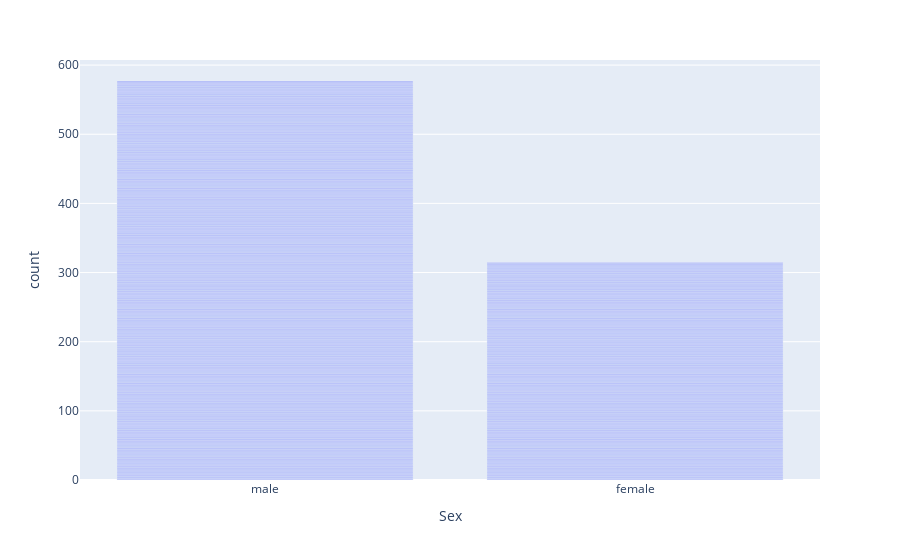

The notebook cell this image was saved under:
### Code cell
import plotly.express as px

df = titanic
fig = px.bar(df, x="Sex")
fig.show()

### Figure 1 — Plotly figure (JSON) as saved in the notebook; plotly's stock layout.template omitted (floating-point values rounded to 4 significant figures; data arrays with more than 128 entries replaced by an {"elided": "..."} marker saying what was removed)
{"data": [{"alignmentgroup": "True", "hovertemplate": "Sex=%{x}<br>count=%{y}<extra></extra>", "legendgroup": "", "marker": {"color": "#636efa", "pattern": {"shape": ""}}, "name": "", "offsetgroup": "", "orientation": "v", "showlegend": false, "textposition": "auto", "type": "bar", "x": {"elided": "891 str values"}, "xaxis": "x", "y": {"elided": "891 int values"}, "yaxis": "y"}], "layout": {"barmode": "relative", "legend": {"tracegroupgap": 0}, "margin": {"t": 60}, "xaxis": {"anchor": "y", "domain": [0, 1], "title": {"text": "Sex"}}, "yaxis": {"anchor": "x", "domain": [0, 1], "title": {"text": "count"}}}}
